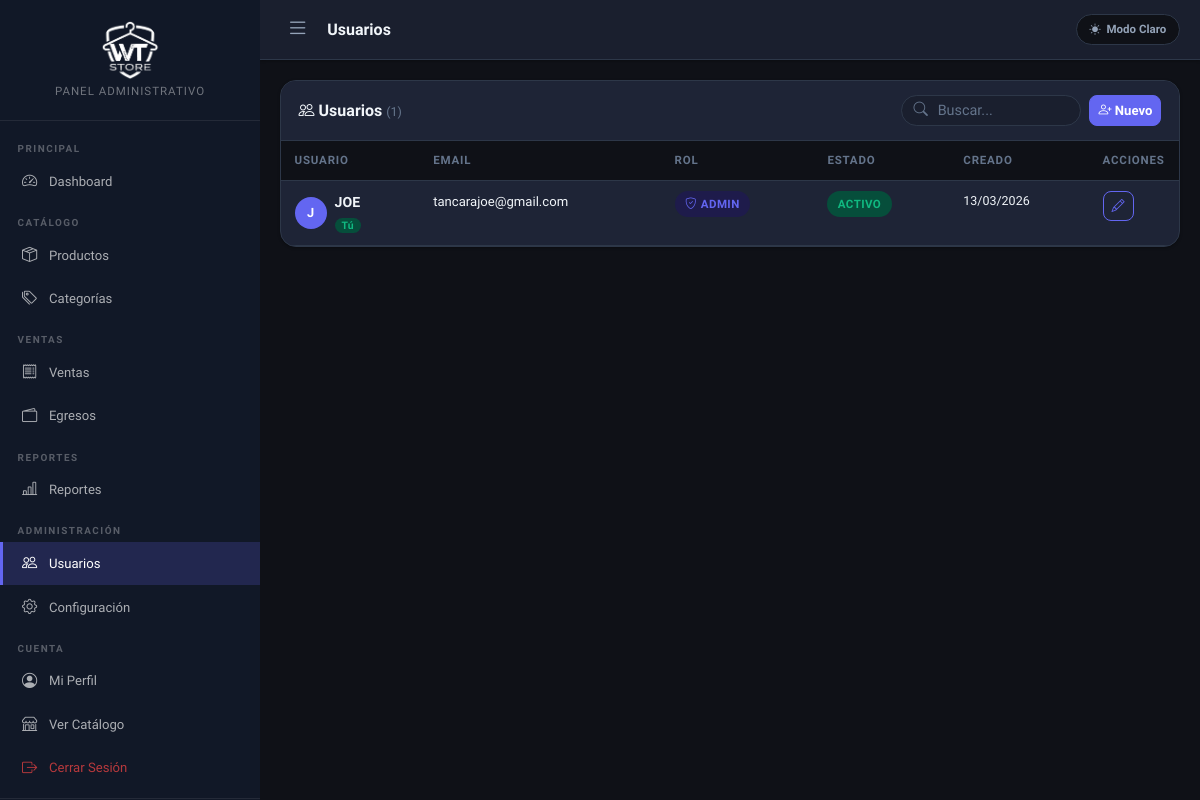
Before: /admin/usuarios.php (signed in) with the older database file.
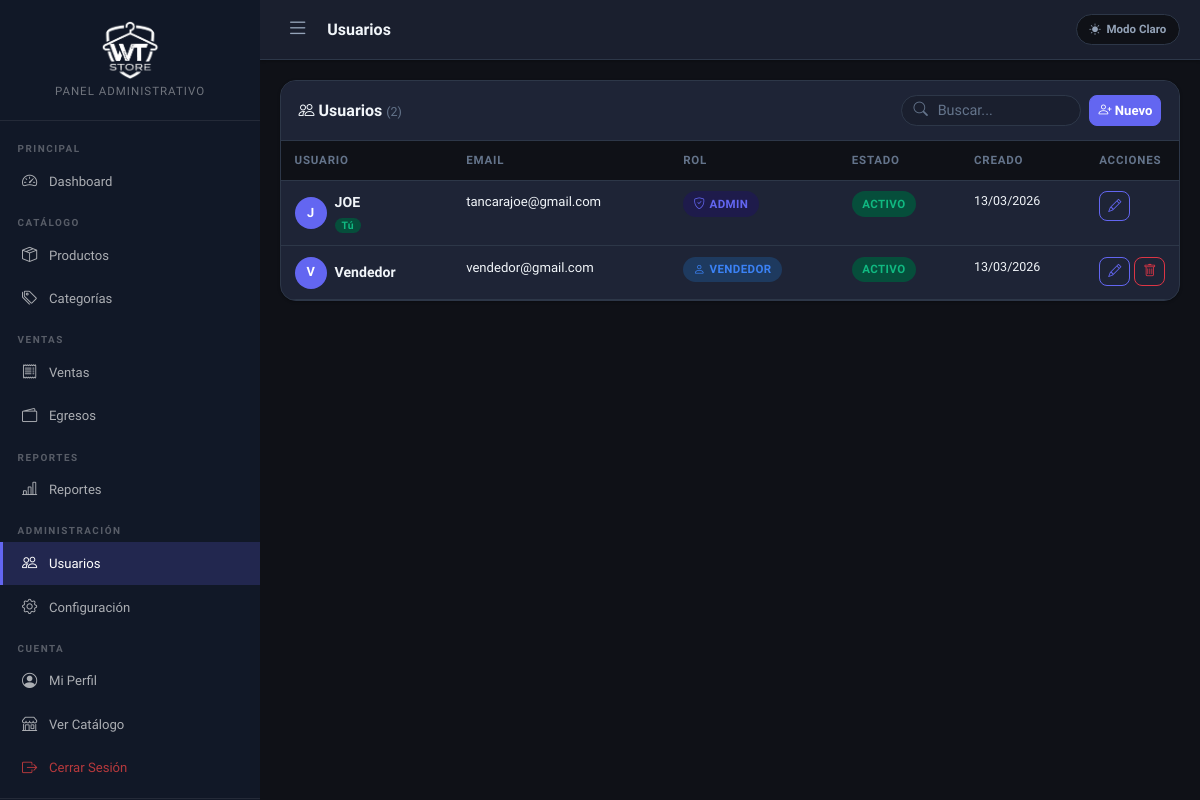
After: the same page with the newer database file.
### tables this page shows
CREATE TABLE IF NOT EXISTS usuarios (
    id INT AUTO_INCREMENT PRIMARY KEY,
    nombre VARCHAR(100) NOT NULL,
    email VARCHAR(150) NOT NULL UNIQUE,
    password VARCHAR(255) NOT NULL,
    rol ENUM('admin', 'vendedor') NOT NULL DEFAULT 'vendedor',
    estado TINYINT(1) NOT NULL DEFAULT 1,
    fecha_creacion TIMESTAMP DEFAULT CURRENT_TIMESTAMP
);

### config/auth.php (called while the page is built, shortened)
<?php
function isLoggedIn() {
    return isset($_SESSION['user']) && !empty($_SESSION['user']['id']);
}
function isAdmin() {
    return isLoggedIn() && $_SESSION['user']['rol'] === 'admin';
}
function currentUser() {
    return $_SESSION['user'] ?? null;
}

### config/database.php (called while the page is built, shortened)
<?php
class Database {
    private static $instance = null;
    private $connection;
    private function __construct() {
        $this->connection = new mysqli(DB_HOST, DB_USER, DB_PASS, DB_NAME);
        $this->connection->set_charset('utf8mb4');
    }
    public static function getInstance() {
        if (self::$instance === null) {
            self::$instance = new self();
        }
        return self::$instance;
    }
    public function query($sql) {
        return $this->connection->query($sql);
    }
}

### controllers/UsuarioController.php (called while the page is built, shortened)
<?php
require_once __DIR__ . '/../models/Usuario.php';
require_once __DIR__ . '/../config/auth.php';
class UsuarioController {
    private $model;
    public function __construct() {
        $this->model = new Usuario();
    }
    public function getAll() {
        return $this->model->getAll();
    }
}

### models/Usuario.php (called while the page is built, shortened)
<?php
require_once __DIR__ . '/../config/database.php';
class Usuario {
    private $db;
    public function __construct() {
        $this->db = Database::getInstance();
    }
    public function getAll() {
        $result = $this->db->query("SELECT id, nombre, email, rol, estado, fecha_creacion FROM usuarios ORDER BY fecha_creacion DESC");
        return $result ? $result->fetch_all(MYSQLI_ASSOC) : [];
    }
}

### admin/usuarios.php (the view, shortened to what this page needs)
<?php
$pageTitle = 'Usuarios';
require_once __DIR__ . '/../config/database.php';
require_once __DIR__ . '/../config/auth.php';
require_once __DIR__ . '/../controllers/UsuarioController.php';
$ctrl = new UsuarioController();
$usuarios = $ctrl->getAll();
$meId     = currentUser()['id'];
include __DIR__ . '/../views/partials/header_admin.php';
?>
<div class="table-card">
  <div class="table-card-header">
    <span class="table-card-title">
      <i class="bi bi-people"></i> Usuarios
      <span style="font-size:.78rem;color:var(--text-muted);font-weight:500;">(<?= count($usuarios) ?>)</span>
    </span>
    <div class="d-flex gap-2 flex-wrap">
      <div class="search-bar">
        <input type="text" id="searchInput" class="form-control form-control-sm"
               placeholder="Buscar..." style="width:180px;padding-left:2.2rem;">
      </div>
      <button type="button" class="btn btn-primary btn-sm" onclick="abrirNuevoUsuario()">
        <i class="bi bi-person-plus"></i> Nuevo
      </button>
    </div>
  </div>
  <?php if (empty($usuarios)): ?>
    <div class="empty-state"><i class="bi bi-people"></i><p>No hay usuarios</p></div>
  <?php else: ?>
  <div class="table-responsive">
    <table class="table" id="tablaUsuarios">
      <thead>
        <tr>
          <th>Usuario</th>
          <th class="table-hide-mobile">Email</th>
          <th>Rol</th>
          <th class="table-hide-mobile">Estado</th>
          <th class="table-hide-tablet">Creado</th>
          <th style="width:90px;">Acciones</th>
        </tr>
      </thead>
      <tbody>
        <?php foreach ($usuarios as $u):
          $uJson = htmlspecialchars(json_encode([
            'id'     => $u['id'],
            'nombre' => $u['nombre'],
            'email'  => $u['email'],
            'rol'    => $u['rol'],
            'estado' => $u['estado'],
          ]), ENT_QUOTES);
        ?>
        <tr>
          <td>
            <div class="d-flex align-items-center gap-2">
              <div style="width:32px;height:32px;border-radius:50%;background:var(--accent);display:flex;align-items:center;justify-content:center;color:#fff;font-weight:700;font-size:.8rem;flex-shrink:0;">
                <?= strtoupper(mb_substr($u['nombre'], 0, 1)) ?>
              </div>
              <div style="min-width:0;">
                <strong style="font-size:.88rem;display:block;"><?= htmlspecialchars($u['nombre']) ?></strong>
                <?php if ($u['id'] == $meId): ?>
                  <span style="font-size:.65rem;background:var(--success-light);color:var(--success);border-radius:50px;padding:1px 7px;font-weight:700;">Tú</span>
                <?php endif; ?>
              </div>
            </div>
          </td>
          <td class="table-hide-mobile" style="font-size:.82rem;color:var(--text-muted);">
            <?= htmlspecialchars($u['email']) ?>
          </td>
          <td>
            <span class="badge-status <?= $u['rol'] === 'admin' ? 'badge-admin' : 'badge-vendor' ?>">
              <i class="bi bi-<?= $u['rol'] === 'admin' ? 'shield-check' : 'person' ?>"></i>
              <?= $u['rol'] === 'admin' ? 'Admin' : 'Vendedor' ?>
            </span>
          </td>
          <td class="table-hide-mobile">
            <span class="badge-status <?= $u['estado'] ? 'badge-active' : 'badge-inactive' ?>">
              <?= $u['estado'] ? 'Activo' : 'Inactivo' ?>
            </span>
          </td>
          <td class="table-hide-tablet" style="font-size:.78rem;color:var(--text-muted);">
            <?= date('d/m/Y', strtotime($u['fecha_creacion'])) ?>
          </td>
          <td>
            <div class="d-flex gap-1">
              <button type="button" class="btn btn-sm btn-outline-primary"
                      onclick="editUsuario(<?= $uJson ?>)" title="Editar">
                <i class="bi bi-pencil"></i>
              </button>
              <?php if ($u['id'] != $meId): ?>
              <button type="button" class="btn btn-sm btn-outline-danger"
                      onclick="eliminarUsuario(<?= (int)$u['id'] ?>, '<?= addslashes(htmlspecialchars($u['nombre'])) ?>')"
                      title="Eliminar">
                <i class="bi bi-trash"></i>
              </button>
              <?php endif; ?>
            </div>
          </td>
        </tr>
        <?php endforeach; ?>
      </tbody>
    </table>
  </div>
  <?php endif; ?>
</div>
<?php include __DIR__ . '/../views/partials/footer_admin.php'; ?>

### views/partials/header_admin.php (shortened to what this page needs)
<?php
require_once __DIR__ . '/../../config/database.php';
require_once __DIR__ . '/../../config/auth.php';
?>
<!DOCTYPE html>
<html lang="es" data-theme="dark">
<head>
  <link rel="stylesheet" href="https://cdn.jsdelivr.net/npm/bootstrap@5.3.2/dist/css/bootstrap.min.css">
  <link rel="stylesheet" href="https://cdn.jsdelivr.net/npm/bootstrap-icons@1.11.3/font/bootstrap-icons.min.css">
  <link rel="stylesheet" href="<?= BASE_URL ?>/assets/css/style.css">
</head>
<body>
<div class="admin-wrapper">
<?php include __DIR__ . '/sidebar_admin.php'; ?>
<div class="admin-main">
  <header class="admin-topbar">
    <button type="button" id="sidebarToggle"
            style="background:none;border:none;color:var(--text-secondary);cursor:pointer;padding:0.4rem;display:flex;align-items:center;">
      <i class="bi bi-list" style="font-size:1.4rem;"></i>
    </button>
    <div class="topbar-title"><?= htmlspecialchars($pageTitle ?? 'Panel') ?></div>
    <div class="d-flex align-items-center gap-2">
      <button class="theme-toggle" type="button">
      </button>
    </div>
  </header>
  <div class="admin-content">

### views/partials/sidebar_admin.php (shortened to what this page needs)
<?php
$currentFile = basename($_SERVER['PHP_SELF']);
?>
<aside class="sidebar" id="mainSidebar">
  <div class="sidebar-brand" style="justify-content: center; align-items: center; gap: 0.75rem; text-align: center; padding: 1.25rem 1rem;">
    <img class="sidebar-brand-img" src="<?= BASE_URL ?>/icono.png" alt="WT Store" width="60" height="60"  style="border-radius: 50%;">
    <span class="sidebar-brand-sub">Panel Administrativo</span>
  </div>
  <nav class="sidebar-nav">
    <div class="sidebar-section">Principal</div>
    <a href="<?= BASE_URL ?>/admin/dashboard.php"
       class="sidebar-link <?= $currentFile === 'dashboard.php' ? 'active' : '' ?>">
      <i class="bi bi-speedometer2"></i> Dashboard
    </a>
    <div class="sidebar-section">Catálogo</div>
    <a href="<?= BASE_URL ?>/admin/productos.php"
       class="sidebar-link <?= $currentFile === 'productos.php' ? 'active' : '' ?>">
      <i class="bi bi-box-seam"></i> Productos
    </a>
    <?php if (isAdmin()): ?>
    <a href="<?= BASE_URL ?>/admin/categorias.php"
       class="sidebar-link <?= $currentFile === 'categorias.php' ? 'active' : '' ?>">
      <i class="bi bi-tags"></i> Categorías
    </a>
    <?php endif; ?>
    <div class="sidebar-section">Ventas</div>
    <a href="<?= BASE_URL ?>/admin/ventas.php"
       class="sidebar-link <?= $currentFile === 'ventas.php' ? 'active' : '' ?>">
      <i class="bi bi-receipt"></i> Ventas
    </a>
    <?php if (isAdmin()): ?>
    <a href="<?= BASE_URL ?>/admin/egresos.php"
       class="sidebar-link <?= $currentFile === 'egresos.php' ? 'active' : '' ?>">
      <i class="bi bi-wallet2"></i> Egresos
    </a>
    <?php endif; ?>
    <?php if (isAdmin()): ?>
    <div class="sidebar-section">Reportes</div>
    <a href="<?= BASE_URL ?>/admin/reportes.php"
       class="sidebar-link <?= $currentFile === 'reportes.php' ? 'active' : '' ?>">
      <i class="bi bi-bar-chart-line"></i> Reportes
    </a>
    <?php endif; ?>
    <?php if (isAdmin()): ?>
    <div class="sidebar-section">Administración</div>
    <a href="<?= BASE_URL ?>/admin/usuarios.php"
       class="sidebar-link <?= $currentFile === 'usuarios.php' ? 'active' : '' ?>">
      <i class="bi bi-people"></i> Usuarios
    </a>
    <a href="<?= BASE_URL ?>/admin/configuracion.php"
       class="sidebar-link <?= $currentFile === 'configuracion.php' ? 'active' : '' ?>">
      <i class="bi bi-gear"></i> Configuración
    </a>
    <?php endif; ?>
    <div class="sidebar-section">Cuenta</div>
    <a href="<?= BASE_URL ?>/admin/perfil.php"
       class="sidebar-link <?= $currentFile === 'perfil.php' ? 'active' : '' ?>">
      <i class="bi bi-person-circle"></i> Mi Perfil
    </a>
    <a href="<?= BASE_URL ?>/index.php" class="sidebar-link" target="_blank">
      <i class="bi bi-shop"></i> Ver Catálogo
    </a>
    <a href="<?= BASE_URL ?>/logout.php" class="sidebar-link" style="color:rgba(239,68,68,0.75);">
      <i class="bi bi-box-arrow-right"></i> Cerrar Sesión
    </a>
  </nav>
</aside>

### views/partials/footer_admin.php (shortened to what this page needs)
  </div>
</div>
</div>
</body>
</html>

Changed rows visible on the page:
added usuarios: nombre "V", nombre "Vendedor", email "vendedor@gmail.com", rol "VENDEDOR", estado "ACTIVO", fecha_creacion "13/03/2026"
Other visible differences:
count($usuarios): "1" → "2"
